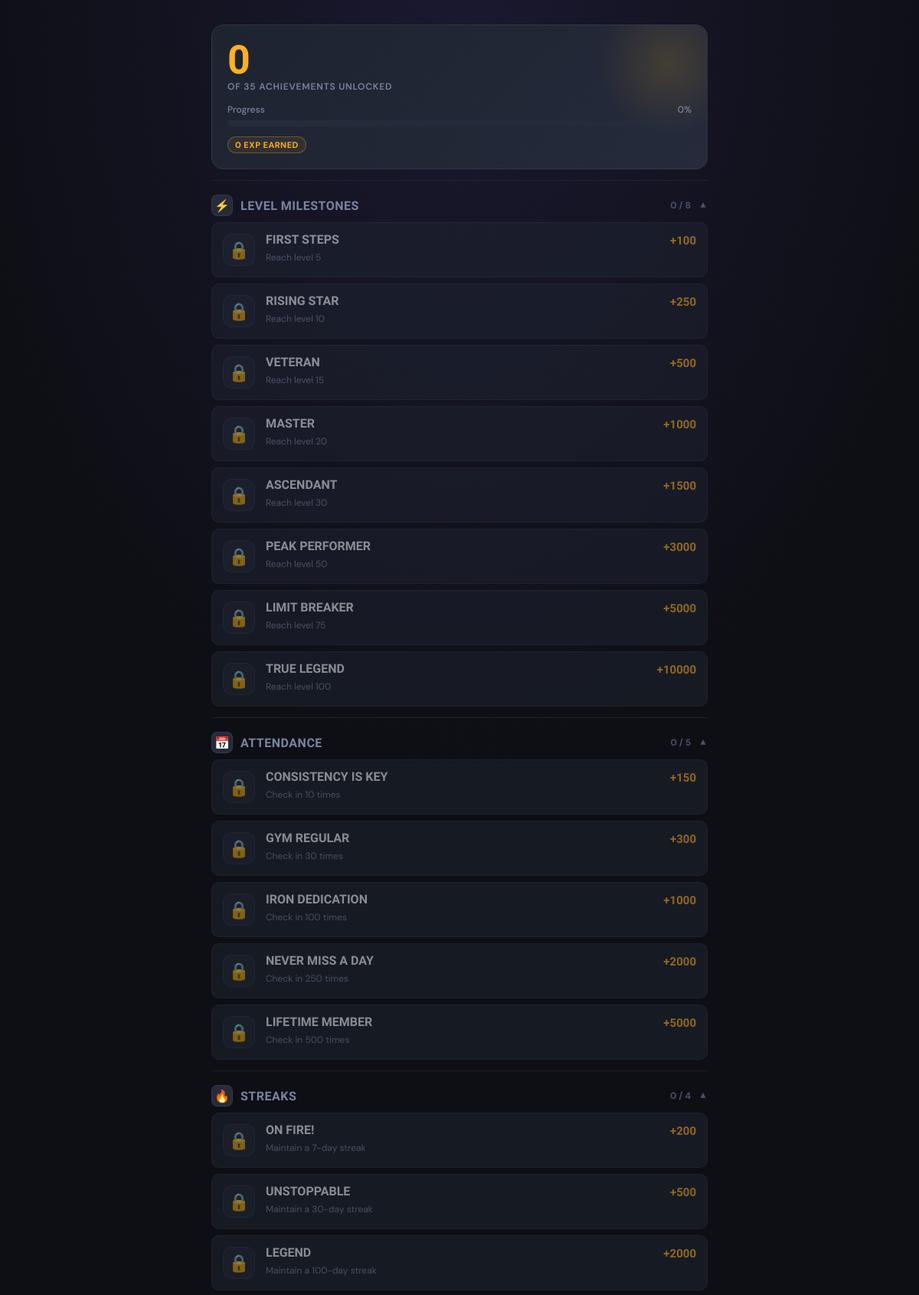
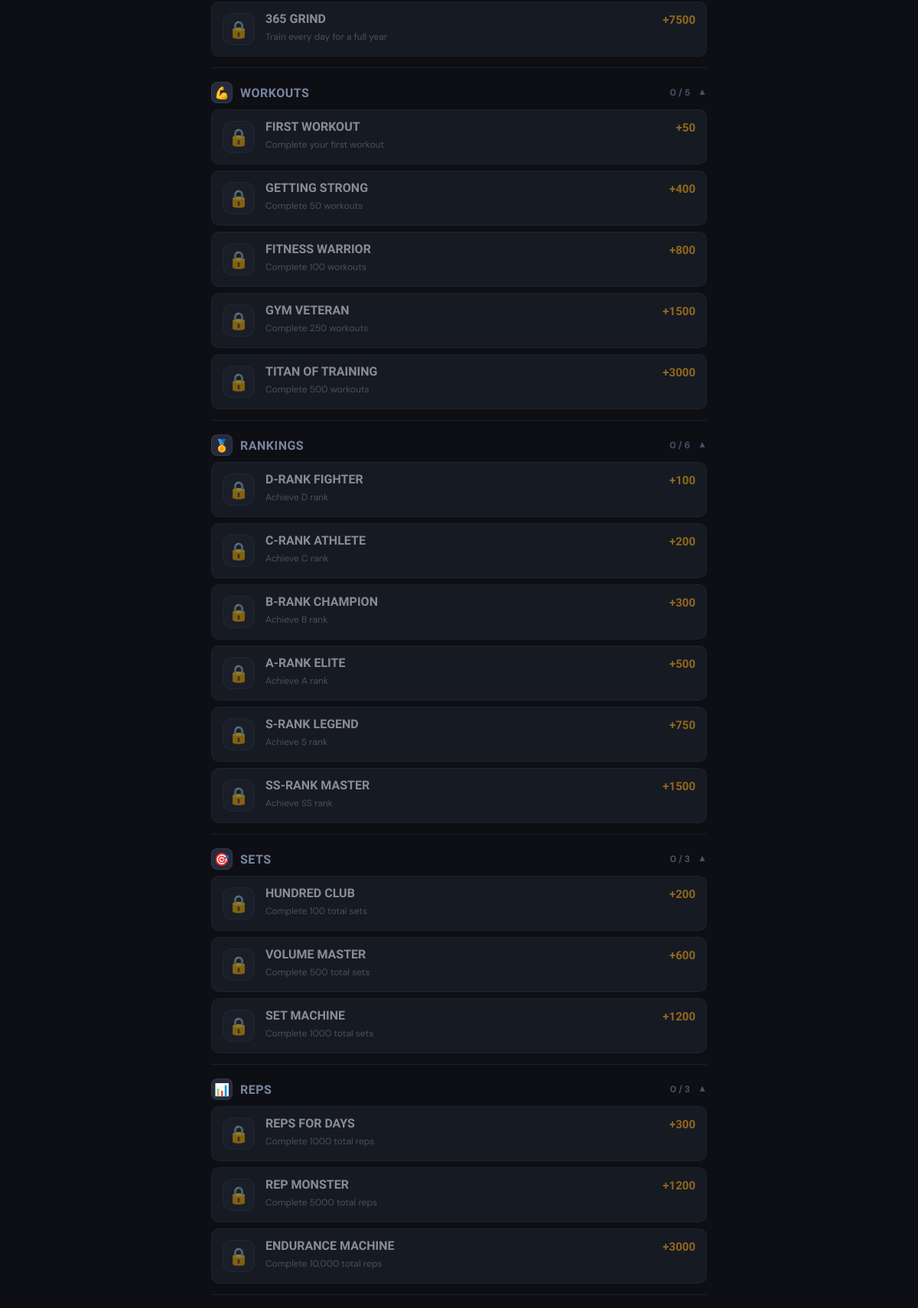
/achievements (signed in, upper part), run on the app's committed database (2 pictures, top to bottom).
### tables this page shows
CREATE TABLE achievements (
                achievement_id INTEGER PRIMARY KEY AUTOINCREMENT,
                achievement_name TEXT UNIQUE NOT NULL,
                description TEXT,
                achievement_type TEXT,
                requirement_value INTEGER,
                exp_reward INTEGER DEFAULT 0,
                icon_path TEXT
            );

### main.py (the view)
@app.route('/achievements')
@login_required
def achievements():
    client_id = session['client_id']
    all_achievements = achievement_ctrl.get_client_achievements(client_id)
    return render_template('achievements.html',
                         achievements=all_achievements)

### database/db_manager.py (called while the page is built)
    def connect(self):
        self.conn = sqlite3.connect(self.db_name)
        self.conn.row_factory = sqlite3.Row  # Access columns by name
        self.cursor = self.conn.cursor()

    def disconnect(self):
        if self.conn:
            self.conn.close()

    def execute_query(self, query, params=None):
        self.connect()
        if params:
            self.cursor.execute(query, params)
        else:
            self.cursor.execute(query)
        results = self.cursor.fetchall()
        self.disconnect()
        return results

### main.py (called while the page is built)
def login_required(f):
    @wraps(f)
    def decorated_function(*args, **kwargs):
        if 'client_id' not in session:
            return redirect(url_for('login'))
        return f(*args, **kwargs)
    return decorated_function

### templates/achievements.html (shortened to what this page needs)
{% extends "base.html" %}
{% block content %}
<div class="ach-summary">
    <span class="ach-summary-count">{{ achievements.total_unlocked }}</span>
    <div class="ach-summary-label">of {{ achievements.total_achievements }} achievements unlocked</div>
    <div class="ach-progress-label">
        <span>Progress</span>
        <span>{{ "%.0f"|format(achievements.completion_percentage) }}%</span>
    </div>
    <div class="progress-track">
    </div>
    <div style="margin-top:12px;">
        <span class="tag tag-amber">{{ achievements.total_exp_earned }} EXP Earned</span>
    </div>
</div>
{% set cat_icons = {
    'level': '⚡',
    'attendance': '📅',
    'streak': '🔥',
    'workouts': '💪',
    'rank': '🏅',
    'sets': '🎯',
    'reps': '📊',
    'class': '🧬'
} %}
{% set cat_labels = {
    'level': 'Level Milestones',
    'attendance': 'Attendance',
    'streak': 'Streaks',
    'workouts': 'Workouts',
    'rank': 'Rankings',
    'sets': 'Sets',
    'reps': 'Reps',
    'class': 'Class'
} %}
{% for category, achs in achievements.achievements.items() %}
{% if achs %}
<div class="ach-category">
    <div class="ach-divider"></div>
    <div class="ach-category-header" onclick="toggleCategory('{{ category }}')">
        <div class="cat-icon">{{ cat_icons.get(category, '🏆') }}</div>
        <span class="ach-category-title">{{ cat_labels.get(category, category.title()) }}</span>
        <span class="ach-category-count">
            {{ achs | selectattr('is_unlocked') | list | length }} / {{ achs | length }}
        </span>
        <span class="ach-category-chevron open" id="chevron-{{ category }}">▼</span>
    </div>
    <div class="ach-list" id="list-{{ category }}">
        {% for ach in achs %}
        <div class="ach-item {% if ach.is_unlocked %}unlocked{% else %}locked{% endif %}">
            <div class="ach-icon-wrap {% if ach.is_unlocked %}unlocked{% else %}locked{% endif %}">
                {% if ach.is_unlocked %}🏆{% else %}🔒{% endif %}
            </div>
            <div class="ach-body">
                <span class="ach-name">{{ ach.name }}</span>
                <span class="ach-desc">{{ ach.description }}</span>
            </div>
            <div class="ach-right">
                <span class="ach-exp">+{{ ach.exp_reward }}</span>
            </div>
        </div>
        {% endfor %}
    </div>
</div>
{% endif %}
{% endfor %}
{% endblock %}

### templates/base.html (style rules this page uses)
:root { --brand: #7c5cfc; --brand-glow: rgba(124, 92, 252, 0.35); --brand-dim: rgba(124, 92, 252, 0.12); --green: #00e5a0; --green-glow: rgba(0, 229, 160, 0.3); --amber: #ffb020; --red: #ff4757; --bg: #0d0f14; --surface: #161a24; --surface-2: #1e2330; --surface-3: #252b3b; --border: rgba(255,255,255,0.07); --border-2: rgba(255,255,255,0.12); --text: #f0f2f8; --text-muted: #7a84a0; --text-dim: #4a5168; --radius: 16px; --radius-sm: 10px; --font-display:'Barlow Condensed', sans-serif; --font-body: 'DM Sans', sans-serif; --nav-height: 64px; }
*, *::before, *::after { margin: 0; padding: 0; box-sizing: border-box; }
body { font-family: var(--font-body); background: var(--bg); color: var(--text); min-height: 100vh; padding-top: 16px; padding-bottom: calc(var(--nav-height) + 32px); background-image: radial-gradient(ellipse 80% 40% at 50% 0%, rgba(124,92,252,0.12) 0%, transparent 70%); }
.progress-track { background: var(--surface-3); height: 8px; border-radius: 99px; overflow: hidden; }
.tag { display: inline-block; font-size: 11px; font-weight: 700; padding: 3px 9px; border-radius: 99px; border: 1px solid var(--border); background: var(--surface-3); color: var(--text-muted); text-transform: uppercase; letter-spacing: 0.5px; }
.tag-amber { color: var(--amber); border-color: rgba(255,176,32,0.3); background: rgba(255,176,32,0.08); }

### templates/achievements.html (style rules this page uses)
.ach-summary { background: linear-gradient(135deg, var(--surface-2), var(--surface-3)); border: 1px solid var(--border); border-radius: var(--radius); padding: 20px; margin-bottom: 14px; position: relative; overflow: hidden; }
.ach-summary::before { content: ''; position: absolute; top: -50px; right: -50px; width: 200px; height: 200px; background: radial-gradient(circle, rgba(255,176,32,0.15), transparent 65%); pointer-events: none; }
.ach-summary-count { font-family: var(--font-display); font-size: 52px; font-weight: 800; color: var(--amber); line-height: 1; display: block; }
.ach-summary-label { font-size: 12px; color: var(--text-muted); font-weight: 600; text-transform: uppercase; letter-spacing: 0.8px; margin-bottom: 14px; }
.ach-progress-label { display: flex; justify-content: space-between; font-size: 12px; color: var(--text-muted); font-weight: 500; margin-bottom: 6px; }
.ach-category { margin-bottom: 6px; }
.ach-category-header { display: flex; align-items: center; gap: 10px; padding: 12px 0 8px; cursor: pointer; user-select: none; }
.ach-category-title { font-family: var(--font-display); font-size: 16px; font-weight: 800; text-transform: uppercase; letter-spacing: 0.5px; color: var(--text-muted); flex: 1; }
.ach-category-count { font-size: 12px; font-weight: 700; color: var(--text-dim); }
.ach-category-chevron { color: var(--text-dim); font-size: 12px; transition: transform 0.2s; }
.ach-category-chevron.open { transform: rotate(180deg); }
.ach-list { display: grid; gap: 8px; padding-bottom: 8px; }
.ach-item { display: flex; align-items: flex-start; gap: 14px; padding: 14px; border-radius: var(--radius-sm); border: 1px solid var(--border); background: var(--surface-2); transition: all 0.2s; }
.ach-item.locked { opacity: 0.55; }
.ach-icon-wrap { width: 42px; height: 42px; border-radius: 12px; display: flex; align-items: center; justify-content: center; font-size: 22px; flex-shrink: 0; }
.ach-icon-wrap.locked { background: var(--surface-3); border: 1px solid var(--border); }
.ach-body { flex: 1; min-width: 0; }
.ach-name { font-family: var(--font-display); font-size: 16px; font-weight: 800; color: var(--text); text-transform: uppercase; line-height: 1; display: block; margin-bottom: 3px; }
.ach-desc { font-size: 12px; color: var(--text-muted); line-height: 1.4; }
.ach-right { text-align: right; flex-shrink: 0; display: flex; flex-direction: column; align-items: flex-end; gap: 4px; }
.ach-exp { font-family: var(--font-display); font-size: 15px; font-weight: 700; color: var(--amber); white-space: nowrap; }
.cat-icon { font-size: 16px; width: 28px; height: 28px; display: flex; align-items: center; justify-content: center; border-radius: 8px; background: var(--surface-3); border: 1px solid var(--border); flex-shrink: 0; }
.ach-divider { height: 1px; background: var(--border); margin-bottom: 6px; }

### data on the page
achievements: name "FIRST STEPS", description "Reach level 5", exp_reward "100"
achievements: name "RISING STAR", description "Reach level 10", exp_reward "250"
achievements: name "VETERAN", description "Reach level 15", exp_reward "500"
achievements: name "MASTER", description "Reach level 20", exp_reward "1000"
achievements: name "ASCENDANT", description "Reach level 30", exp_reward "1500"
achievements: name "PEAK PERFORMER", description "Reach level 50", exp_reward "3000"
achievements: name "LIMIT BREAKER", description "Reach level 75", exp_reward "5000"
achievements: name "TRUE LEGEND", description "Reach level 100", exp_reward "10000"
achievements: name "CONSISTENCY IS KEY", description "Check in 10 times", exp_reward "150"
achievements: name "GYM REGULAR", description "Check in 30 times", exp_reward "300"
achievements: name "IRON DEDICATION", description "Check in 100 times", exp_reward "1000"
achievements: name "NEVER MISS A DAY", description "Check in 250 times", exp_reward "2000"
achievements: name "LIFETIME MEMBER", description "Check in 500 times", exp_reward "5000"
achievements: name "ON FIRE!", description "Maintain a 7-day streak", exp_reward "200"
achievements: name "UNSTOPPABLE", description "Maintain a 30-day streak", exp_reward "500"
achievements: name "LEGEND", description "Maintain a 100-day streak", exp_reward "2000"
achievements: name "365 GRIND", description "Train every day for a full year", exp_reward "7500"
achievements: name "FIRST WORKOUT", description "Complete your first workout", exp_reward "50"
achievements: name "GETTING STRONG", description "Complete 50 workouts", exp_reward "400"
achievements: name "FITNESS WARRIOR", description "Complete 100 workouts", exp_reward "800"
achievements: name "GYM VETERAN", description "Complete 250 workouts", exp_reward "1500"
achievements: name "TITAN OF TRAINING", description "Complete 500 workouts", exp_reward "3000"
achievements: name "D-RANK FIGHTER", description "Achieve D rank", exp_reward "100"
achievements: name "C-RANK ATHLETE", description "Achieve C rank", exp_reward "200"
achievements: name "B-RANK CHAMPION", description "Achieve B rank", exp_reward "300"
achievements: name "A-RANK ELITE", description "Achieve A rank", exp_reward "500"
achievements: name "S-RANK LEGEND", description "Achieve S rank", exp_reward "750"
achievements: name "SS-RANK MASTER", description "Achieve SS rank", exp_reward "1500"
achievements: name "HUNDRED CLUB", description "Complete 100 total sets", exp_reward "200"
achievements: name "VOLUME MASTER", description "Complete 500 total sets", exp_reward "600"
achievements: name "SET MACHINE", description "Complete 1000 total sets", exp_reward "1200"
achievements: name "REPS FOR DAYS", description "Complete 1000 total reps", exp_reward "300"
achievements: name "REP MONSTER", description "Complete 5000 total reps", exp_reward "1200"
achievements: name "ENDURANCE MACHINE", description "Complete 10,000 total reps", exp_reward "3000"

### other printed values
{{ achievements.total_unlocked }} "0"
{{ achievements.total_achievements }} "35"
{{ "%.0f"|format(achievements.completion_percentage) }} "0"
{{ achievements.total_exp_earned }} "0"
{{ cat_icons.get(category, '🏆') }} "⚡" "📅" "🔥" "💪" "🏅" "🎯" "📊"
{{ cat_labels.get(category, category.title()) }} "LEVEL MILESTONES" "ATTENDANCE" "STREAKS" "WORKOUTS" "RANKINGS" "SETS" "REPS"
{{ achs | selectattr('is_unlocked') | list | length }} "0" "0" "0" "0" "0" "0" "0"
{{ achs | length }} "8" "5" "4" "5" "6" "3" "3"
